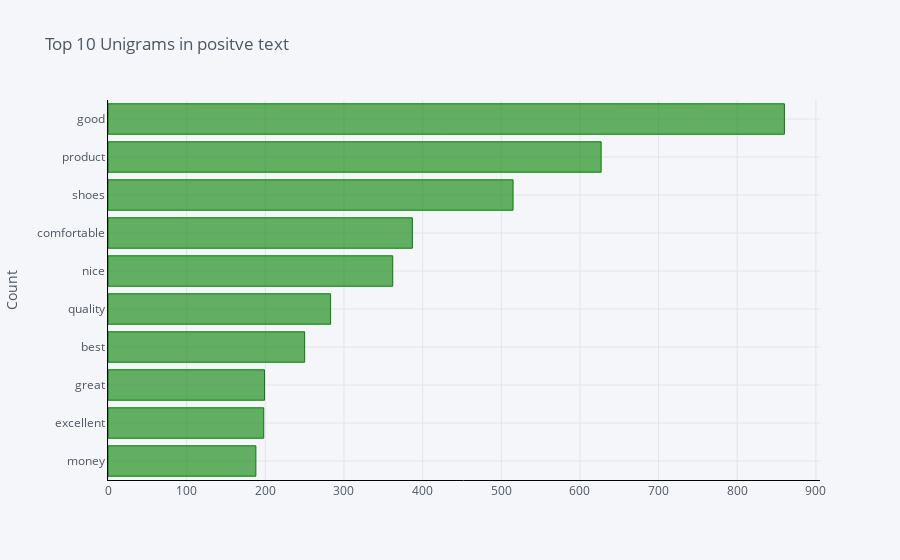
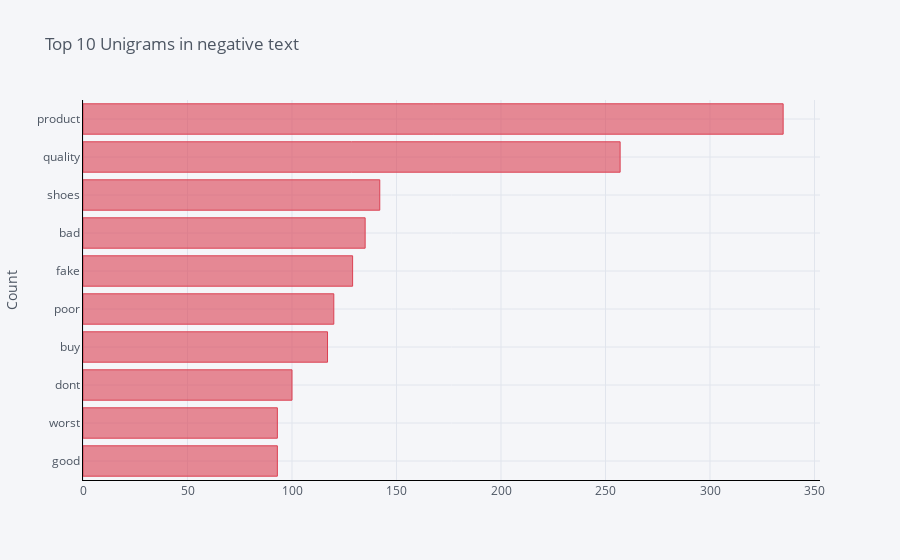

These figures' notebook cell, in order:
### Code cell
pos_unigrams = get_top_n_gram(five['clean_review'],(1,1),10)
neg_unigrams = get_top_n_gram(one['clean_review'],(1,1),10)


df1 = pd.DataFrame(pos_unigrams, columns = ['Text' , 'count'])
df1.groupby('Text').sum()['count'].sort_values(ascending=True).iplot(
    kind='bar', yTitle='Count', linecolor='black',color='green', title='Top 10 Unigrams in positve text',orientation='h')

df2 = pd.DataFrame(neg_unigrams, columns = ['Text' , 'count'])
df2.groupby('Text').sum()['count'].sort_values(ascending=True).iplot(
    kind='bar', yTitle='Count', linecolor='black', color='red',title='Top 10 Unigrams in negative text',orientation='h')

### Figure 1 — Plotly figure (JSON) as saved in the notebook; plotly's stock layout.template omitted (floating-point values rounded to 4 significant figures)
{"data": [{"marker": {"color": "rgba(0, 128, 0, 0.6)", "line": {"color": "rgba(0, 128, 0, 1.0)", "width": 1}}, "name": "count", "orientation": "h", "text": "", "type": "bar", "x": [188, 198, 199, 250, 283, 362, 387, 515, 627, 860], "y": ["money", "excellent", "great", "best", "quality", "nice", "comfortable", "shoes", "product", "good"]}], "layout": {"legend": {"bgcolor": "#F5F6F9", "font": {"color": "#4D5663"}}, "paper_bgcolor": "#F5F6F9", "plot_bgcolor": "#F5F6F9", "title": {"font": {"color": "#4D5663"}, "text": "Top 10 Unigrams in positve text"}, "xaxis": {"gridcolor": "#E1E5ED", "linecolor": "black", "showgrid": true, "tickfont": {"color": "#4D5663"}, "title": {"font": {"color": "#4D5663"}, "text": ""}, "zerolinecolor": "#E1E5ED"}, "yaxis": {"gridcolor": "#E1E5ED", "linecolor": "black", "showgrid": true, "tickfont": {"color": "#4D5663"}, "title": {"font": {"color": "#4D5663"}, "text": "Count"}, "zerolinecolor": "#E1E5ED"}}}

### Figure 2 — Plotly figure (JSON) as saved in the notebook; plotly's stock layout.template omitted (floating-point values rounded to 4 significant figures)
{"data": [{"marker": {"color": "rgba(219, 64, 82, 0.6)", "line": {"color": "rgba(219, 64, 82, 1.0)", "width": 1}}, "name": "count", "orientation": "h", "text": "", "type": "bar", "x": [93, 93, 100, 117, 120, 129, 135, 142, 257, 335], "y": ["good", "worst", "dont", "buy", "poor", "fake", "bad", "shoes", "quality", "product"]}], "layout": {"legend": {"bgcolor": "#F5F6F9", "font": {"color": "#4D5663"}}, "paper_bgcolor": "#F5F6F9", "plot_bgcolor": "#F5F6F9", "title": {"font": {"color": "#4D5663"}, "text": "Top 10 Unigrams in negative text"}, "xaxis": {"gridcolor": "#E1E5ED", "linecolor": "black", "showgrid": true, "tickfont": {"color": "#4D5663"}, "title": {"font": {"color": "#4D5663"}, "text": ""}, "zerolinecolor": "#E1E5ED"}, "yaxis": {"gridcolor": "#E1E5ED", "linecolor": "black", "showgrid": true, "tickfont": {"color": "#4D5663"}, "title": {"font": {"color": "#4D5663"}, "text": "Count"}, "zerolinecolor": "#E1E5ED"}}}
